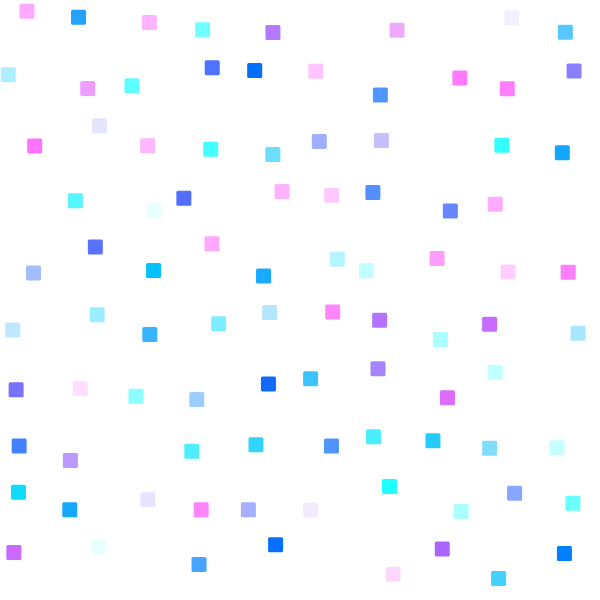
Frame 1 (no input)
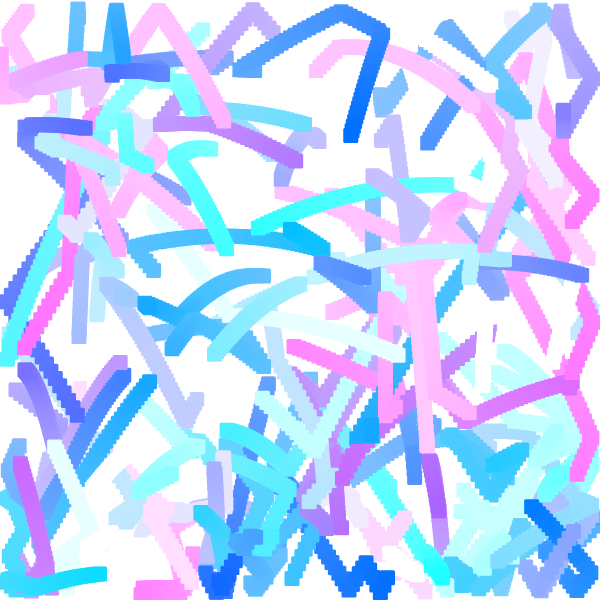
Frame 60 (no input)
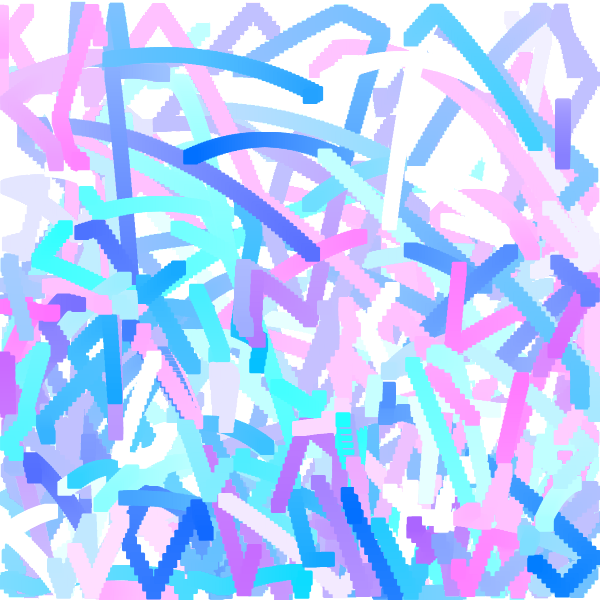
Frame 120 (the mouse pressed at the canvas centre since frame 60)

The p5.js sketch that drew these frames (run headless with seeded random() and noise() and a simulated clock; from frame 60 on, the mouse is pressed at the canvas centre):

// p5.js sketch
// ── sketch.js
let boxes = [];
let numBoxes =10;
function setup() {
    createCanvas(600, 600);
/*    let box = new Box(200, 200, 300, 300, 2)
    box.velocity.x = 5;
    box.velocity.y = 3;
    boxes.push(box);
    let box2 = new Box(400, 400, 500, 500, 2)
    box2.velocity.x = 2;
    box2.velocity.y = 6;
    boxes.push(box2);
    let box3 = new Box(400, 100, 500, 200, 2)
    box3.show();
    box3.velocity.x = 5;
    box3.velocity.y = 1;
    boxes.push(box3);*/
    for (let i = 0; i < numBoxes; i++) {
        for (let j = 0; j < numBoxes; j++) {
            let xUpper = random(i * (width / numBoxes), i * (width / numBoxes) + (width / numBoxes / 2));
            let yUpper = random(j * (height / numBoxes), j * (height / numBoxes) + (height / numBoxes / 2));
            box = new Box(xUpper, yUpper, xUpper + (width / numBoxes / 4), yUpper + (height / numBoxes / 4), 5);
            box.velocity.x = random(-5, 5);
            box.velocity.y = random(-5, 5);
            box.addForce(createVector(0,box.mass*0.05));
            boxes.push(box);
        }
    }
}

function draw() {
    // put drawing code here
    background(365, 2);
    noStroke();
    for (let box of boxes) {
        box.update();
        box.show();
        for (let box2 of boxes) {
            if (box2 != box) {
                box.collision(box2);
            }
        }
    }
}


//Bouncing around the canvas

// ── Box.js
class Box{
    constructor(upperBoundX, upperBoundY, lowerBoundX, lowerBoundY, mass) {
        this.upper = createVector(upperBoundX, upperBoundY);
        this.lower = createVector(lowerBoundX, lowerBoundY);
        this.height = this.lower.y - this.upper.y;
        this.width = this.lower.x - this.upper.x;
        this.position = createVector(this.upper.x + this.width/2 , this.upper.y + this.height/2);
        this.velocity = createVector(0, 0);
        this.acceleration = createVector(0, 0);
        this.mass = mass;
        this.r = random(0, 365);
        this.g = random(100, 300);
        this.b = random(300, 365);

    }

    update() {
        fill(this.r,this.g,this.b)
        this.velocity.add(this.acceleration);
        this.position.add(this.velocity);
        this.upper.add(this.velocity);
        this.lower.add(this.velocity);
        if (this.upper.x < 2 || this.lower.x > width-2) {
            this.velocity.x *= -1;

        }
        if (this.lower.y > height-5 || this.upper.y < 5) {
            this.velocity.y *= -1;
        }
        if (this.lower.y > height + 4) {
            this.position.add(0, -height + 40);
            this.upper.add(0, -height + 40);
            this.lower.add(0, -height + 40);
        }
        if (this.velocity.y >= 8) {
            this.velocity.y = 8;
        }

    }
    show(){
        rect(this.position.x-this.width/2, this.position.y-this.height/2, this.width, this.height, this.height/10);
    }
    collision(otherBox) {
        //this.position.x = this.position.x;
        //Condition 1: Fully to the right
        //otherBox(left side is greater than this right side)
        //otherBox.upper.x > this.lower.x
        //Condition 2: Fully to the left
        //otherBox.lower.x < this.upper.x
        //Condition 3: Fully Below
        //other.upper.y > this.lower.y
        //Condition 4: Fully Above
        //other.lower.y < this.upper.y

        if (!(otherBox.lower.y < this.upper.y || otherBox.upper.y > this.lower.y || otherBox.lower.x < this.upper.x || otherBox.upper.x > this.lower.x)) {

            let temp = this.velocity.y;
            this.velocity.y = otherBox.velocity.y;
            otherBox.velocity.y = temp;
            temp = this.velocity.x;
            this.velocity.x = otherBox.velocity.x;
            otherBox.velocity.x = temp;
            //this.momentumTransfer(otherBox);
        }
    }
    addForce(force) {
        this.acceleration.add(force.div(this.mass));
    }
}
